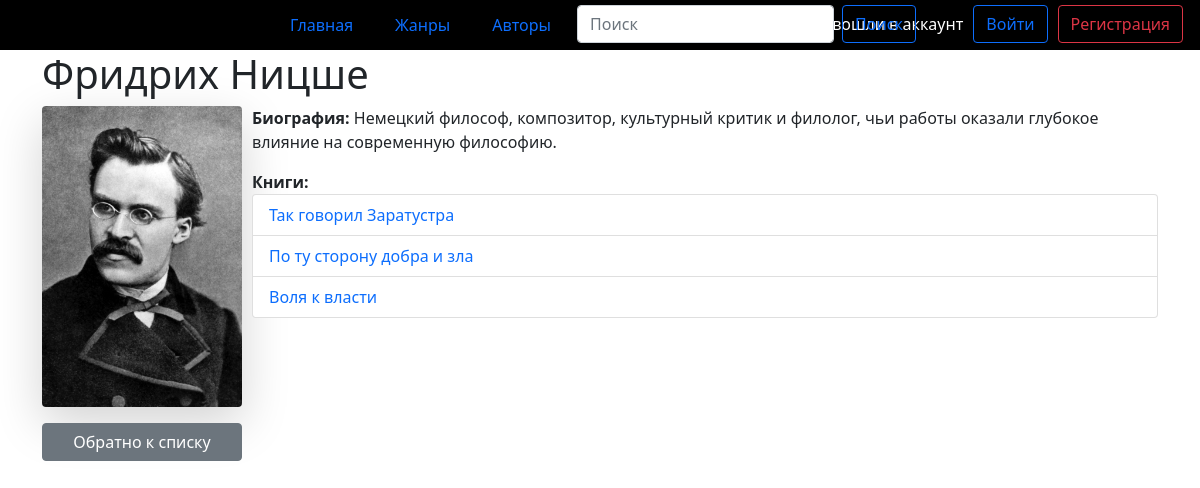
The page /author/1/detail on the database its author committed.
### books/models.py (models this page shows, shortened)
class Author(models.Model):
    name = models.CharField(max_length=100)
    bio = models.TextField()
    cover_image = models.ImageField(upload_to='author_covers', null=True, blank=True)

class Book(models.Model):
    title = models.CharField(max_length=100)
    author = models.ForeignKey(Author, on_delete=models.CASCADE, related_name='books')
    genre = models.ForeignKey(Genre, on_delete=models.SET_NULL, null=True, blank=True, related_name='books')
    year_published = models.IntegerField()
    description = models.TextField()
    cover_image = models.ImageField(upload_to='book_covers', null=True, blank=True)

### books/views.py (the view)
# urls.py: path('<int:author_id>/detail', views.AuthorDetailView.as_view(), name='author_detail'),
class AuthorDetailView(DetailView):
    model = Author
    template_name = 'books/author_detail.html'
    pk_url_kwarg = 'author_id'

### books/templates/books/author_detail.html (shortened to what this page needs)
{% extends 'base/base.html' %}
{% block content %}
    <h1>{{ author.name }}</h1>
    <div class="info">
    {% if author.cover_image %}
    <img src="{{ author.cover_image.url }}" class="img-fluid shadow-lg mb-3 bg-body-tertiary rounded detail">
    {% else %}
    <p>Нет доступного изображения</p>
    {% endif %}
    <a href="{% url 'books:author_list' %}" class="btn btn-secondary mb-1">Обратно к списку</a>
    </div>
        <p><strong>Биография: </strong> {{ author.bio }}</p>
        <strong>Книги: </strong>
        <ul class="list-group">
            {% for book in author.books.all %}
            <li class="list-group-item">
                <a href="{% url 'books:book_detail' book.id %}">{{ book.title }}</a>
            </li>
            {% endfor %}
        </ul>
{% endblock %}

### static/main.css (style rules this page uses)
.img-fluid { max-width:150px; }
.detail { max-width:200px; }
.info { display: flex; flex-wrap: wrap; align-items: center; float: left; margin-right: 10px; max-width: 200px; }
.info > a { width: 100%; }
a { text-decoration: none; transition: 0.3s; }

### rows shown on the page
Author: name "Фридрих Ницше", cover_image (picture), bio "Немецкий философ, композитор, культурный критик и филолог, чьи работы оказали глубокое влияние на современную философию."
Book: title "Так говорил Заратустра"
Book: title "По ту сторону добра и зла"
Book: title "Воля к власти"
